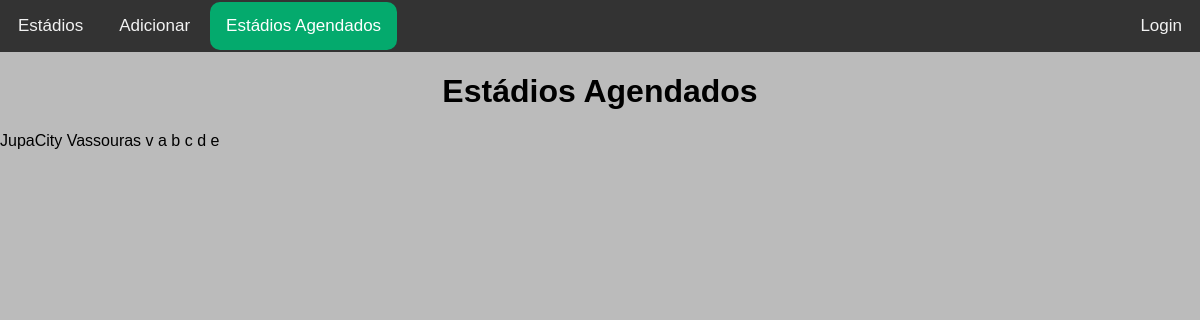
The page /agendados on the database as committed earlier.
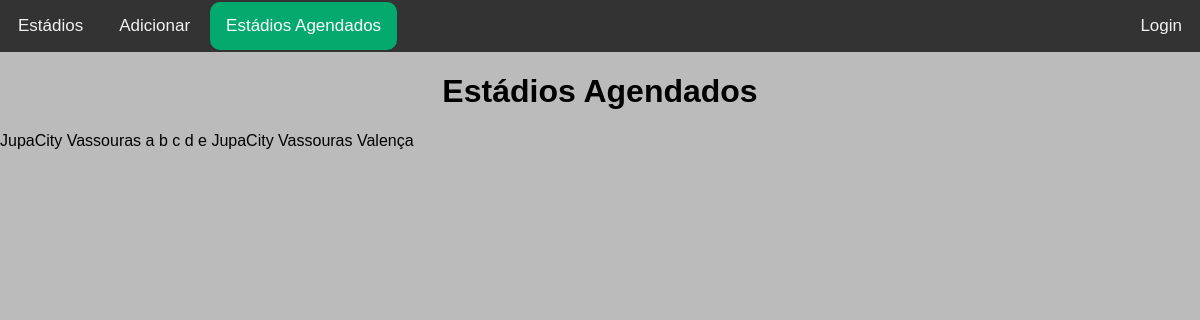
The same page on the database as committed later.
### aluguel/models.py (models this page shows)
class Estadio(models.Model):
    cidade = models.CharField('Cidade', max_length=40)
    nomeEstadio = models.CharField('Nome do Estadio', max_length=50)
    donoCampo = models.CharField('Dono do Campo', max_length=80)
    enderecoCampo = models.CharField('Endereço do Campo', max_length=150)
    comprimentoCampo = models.SmallIntegerField('Comprimento do Campo')
    larguraCampo = models.SmallIntegerField('Largura do Campo')
    precoHora = models.PositiveSmallIntegerField('Preço por Hora')
    def __str__(self):
        return self.cidade

### aluguel/views.py (the view)
# urls.py: path('agendados', estadiosEscolhidos, name="estadiosEscolhidos"),
def estadiosEscolhidos(request):
    estadios = Estadio.objects.all()
    return render(request, "estadiosAgendados.html", {"estadios": estadios})

### aluguel/templates/estadiosAgendados.html (shortened to what this page needs)
<!doctype html>
{% load static %}
<html lang="pt-br">
<head>
    <link rel="stylesheet" href="{% static '../static/style.css' %}">
</head>
<body>
    <header>
        <nav>
            <ul>
                <li><a href="{% url 'listaEstadios' %}">Estádios</a></li>
                <li><a href="{% url 'adicionarEstadio' %}" class="novoEstadio">Adicionar</a></li>
                <li><a href="#"  class="atual">Estádios Agendados</a></li>
                <li><a href="#" class="login">Login</a></li>
            </ul>
        </nav>
    </header>
    <h1>Estádios Agendados</h1>
    {% for estadio in estadios %}
        {{ estadio }}
    {% endfor %}
</body>
</html>

Rows that differ between the two databases and show on the page:
removed Estadio: cidade "v"
added Estadio: cidade "JupaCity"
added Estadio: cidade "Vassouras"
added Estadio: cidade "Valença"
